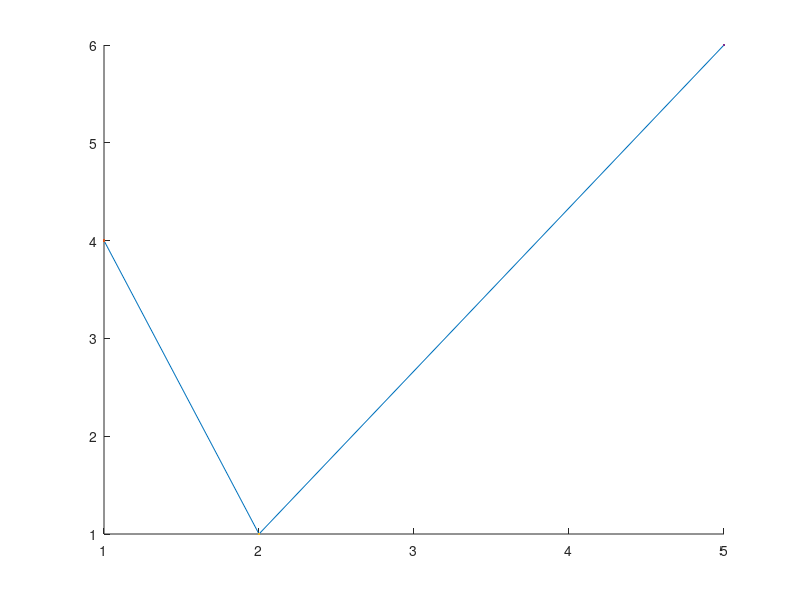

Source code (MATLAB):
% Jacob Bryant
% Assignment 2

clc;

% --- Problem 1 --- %

mat_a = [2,4,5; 1,0,-2; 9,-5,3];
mat_b = [-4,1,0; 4,0,2; 0,3,2];
mat_c = [1,2,0;3,7,2;5,6,2];
mat_d = [2,3;-5,-1];

% AB %
disp("AB");
disp(mat_a * mat_b);

% AD %
% disp(mat_a * mat_d);
% A is a 3x3 matrix while D is a 2x2 matrix, thus you cannot multiply them since they
% do not have the same number of rows and colums

% D^2 %
disp("D^2");
disp(mat_d^2);

% A + B %
disp("A+B");
disp(mat_a + mat_b);

% C + D %
% disp(mat_c + mat_d);
% C is a 3x3 matrix while D is a 2x2 matrix, thus you cannot add them since they
% do not have the same number of rows and colums

% ABC %
disp("ABC");
disp(mat_a * mat_b * mat_c);

% BAC %
disp("BAC");
disp(mat_b * mat_a * mat_c);

% (AC)^-1 %
disp("(AC)^-1");
disp((mat_a*mat_c)^-1);

% (C^-1)(A^-1) %
disp("(C^-1)(A^-1)");
disp((mat_c^-1)*(mat_a^-1))
%-------------------%

% --- Problem 2 --- %

% Step a %
mat_a = [1,-1,-1, 9;0,2,5, 29;2,5,-7, 52];
disp("Reduced row echelon form: ");
disp(rref(mat_a));

mat_a = [1,-1,-1;0,2,5;2,5,-7];
mat_b = [9;29;52];

mat_x = inv(mat_a)*mat_b;
disp("Inverse method: ");
disp(mat_x);

% Step b $

%-------------------%


% --- Problem 3 --- %

int_x = [1,2,5];
int_y = [4,1,6];

int_n = 2;

int_p = polyfit(int_x, int_y, int_n);
int_f = polyval(int_p, int_x);
disp("Polynomial interpolation: ");
hold on
plot(int_x,int_f,'-')
plot(1,4);
plot(2,1);
plot(5,6);
hold off
%-------------------%


% --- Problem 4 --- %
pause(2);
clc;
mat_food = [270, 10, 2,400; 51, 5.4, 5.2,30; 70, 15,0,10];
disp("Food amount: ");
disp(rref(mat_food));

%-------------------%

% --- Problem 5 --- %
% #33
% T_1 = (10+20+T_2+T_4)/4 -> 4T_1 - T_2 - T_4 = 30
% T_2 = (T_1 + 20 + 40 + T_3)/4 -> 4T_2 - T_1 - T_3 = 60
% T_3 = (T_4 + T_2 + 40 +30)/4 -> 4T_3 - T_4 - T_2 = 70
% T_4 = (10 + T_1 + T_3 + 30)/4 -> 4T_4 - T_1 - T_3 = 40

% #34
disp("Answer to #34 on problem 5: ");
mat_a = [4, -1, 0, -1, 30; -1, 4, -1, 0, 60; 0, -1, 4, -1, 70; -1, 0, -1, 4, 40];
disp(rref(mat_a));
%-------------------%